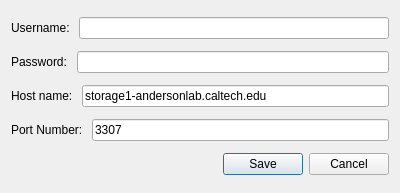
<?xml version="1.0" encoding="UTF-8"?>
<ui version="4.0">
 <class>ConfigDialog</class>
 <widget class="QDialog" name="ConfigDialog">
  <property name="geometry">
   <rect>
    <x>0</x>
    <y>0</y>
    <width>400</width>
    <height>193</height>
   </rect>
  </property>
  <property name="windowTitle">
   <string>Config</string>
  </property>
  <layout class="QVBoxLayout" name="verticalLayout">
   <item>
    <layout class="QHBoxLayout" name="usernameHorizontalLayout">
     <item>
      <widget class="QLabel" name="usernameLabel">
       <property name="text">
        <string>Username: </string>
       </property>
      </widget>
     </item>
     <item>
      <widget class="QLineEdit" name="usernameLineEdit"/>
     </item>
    </layout>
   </item>
   <item>
    <layout class="QHBoxLayout" name="passwordHorizontalLayout">
     <item>
      <widget class="QLabel" name="passwordLabel">
       <property name="text">
        <string>Password: </string>
       </property>
      </widget>
     </item>
     <item>
      <widget class="QLineEdit" name="passwordLineEdit"/>
     </item>
    </layout>
   </item>
   <item>
    <layout class="QHBoxLayout" name="hostHorizontalLayout">
     <item>
      <widget class="QLabel" name="hostLabel">
       <property name="text">
        <string>Host name: </string>
       </property>
      </widget>
     </item>
     <item>
      <widget class="QLineEdit" name="hostLineEdit">
       <property name="text">
        <string>storage1-andersonlab.caltech.edu</string>
       </property>
      </widget>
     </item>
    </layout>
   </item>
   <item>
    <layout class="QHBoxLayout" name="portHorizontalLayout">
     <item>
      <widget class="QLabel" name="portLabel">
       <property name="text">
        <string>Port Number: </string>
       </property>
      </widget>
     </item>
     <item>
      <widget class="QLineEdit" name="portLineEdit">
       <property name="text">
        <string>3307</string>
       </property>
      </widget>
     </item>
    </layout>
   </item>
   <item>
    <widget class="QDialogButtonBox" name="buttonBox">
     <property name="orientation">
      <enum>Qt::Horizontal</enum>
     </property>
     <property name="standardButtons">
      <set>QDialogButtonBox::Cancel|QDialogButtonBox::Save</set>
     </property>
    </widget>
   </item>
  </layout>
 </widget>
 <resources/>
 <connections>
  <connection>
   <sender>buttonBox</sender>
   <signal>accepted()</signal>
   <receiver>ConfigDialog</receiver>
   <slot>accept()</slot>
   <hints>
    <hint type="sourcelabel">
     <x>248</x>
     <y>254</y>
    </hint>
    <hint type="destinationlabel">
     <x>157</x>
     <y>274</y>
    </hint>
   </hints>
  </connection>
  <connection>
   <sender>buttonBox</sender>
   <signal>rejected()</signal>
   <receiver>ConfigDialog</receiver>
   <slot>reject()</slot>
   <hints>
    <hint type="sourcelabel">
     <x>316</x>
     <y>260</y>
    </hint>
    <hint type="destinationlabel">
     <x>286</x>
     <y>274</y>
    </hint>
   </hints>
  </connection>
 </connections>
</ui>
